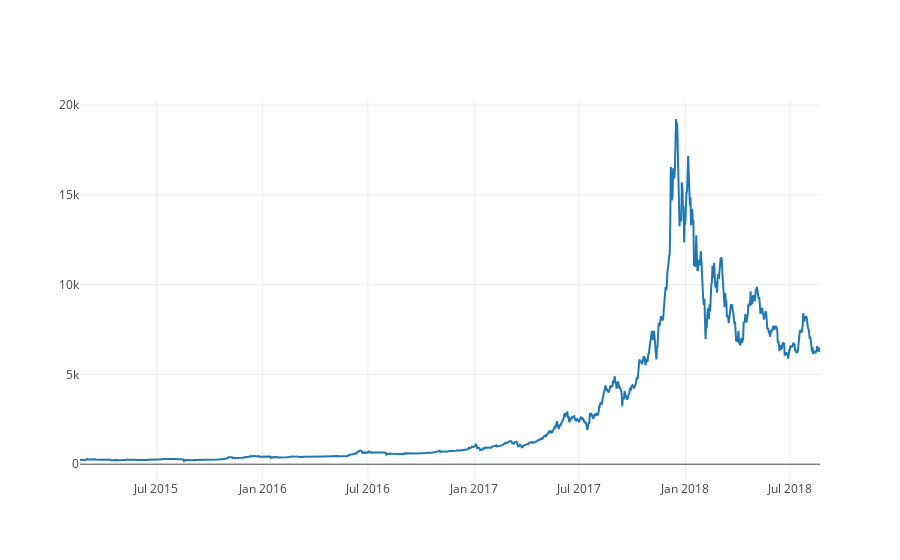

The notebook cell this image was saved under:
### Code cell
# Gráfico del precio del BTC
btc_trace = go.Scatter(x=BTC_price_real_df.index, y=BTC_price_real_df['close'])
py.iplot([btc_trace])

### Figure 1 — Plotly figure (JSON) as saved in the notebook; plotly's stock layout.template omitted (floating-point values rounded to 4 significant figures; data arrays with more than 128 entries replaced by an {"elided": "..."} marker saying what was removed)
{"data": [{"type": "scatter", "x": {"elided": "1281 str values"}, "y": {"elided": "1281 float values"}}], "layout": {}}
